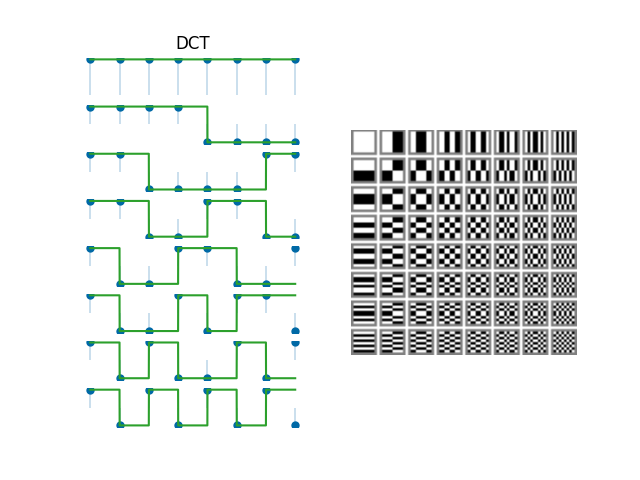

The Python source for this figure:
import numpy as np
import matplotlib.pyplot as plt
from scipy.linalg import hadamard
from scipy.interpolate import interp1d

from libDIP.basisImage4e import basisImage4e

# Parameters
N = 8
P = 1
position = 1
plots = 2
Te = 1e-3
t = np.arange(1, N + Te, Te)

# Walsh Hadamard Matrix (sequency ordered, like MATLAB whtmtx)
HAD = hadamard(N)
HadIdx = np.arange(N)
M = int(np.log2(N)) + 1
binHadIdx = np.array([list(np.binary_repr(i, width=M)) for i in HadIdx], dtype=int)
binHadIdx = np.fliplr(binHadIdx)
binSeqIdx = np.zeros((N, M - 1), dtype=int)
for k in range(M - 1, 0, -1):
    binSeqIdx[:, k - 1] = np.bitwise_xor(binHadIdx[:, k], binHadIdx[:, k - 1])
SeqIdx = binSeqIdx.dot(2 ** np.arange(M - 2, -1, -1))
WHT = HAD[SeqIdx, :]

S_COMPOSITE, S_DISPLAY = basisImage4e('WHT', N, P)

# Display
plt.figure()
plt.subplot(1, 2, 1)
for i in range(N):
    ax = plt.subplot(N, plots, (plots * (i + 1)) - (plots - position))
    markerline, stemlines, baseline = ax.stem(
        np.arange(1, N + 1),
        WHT[i, :],
        markerfmt='o',
        basefmt=' '
    )
    markerline.set_markeredgecolor('none')
    markerline.set_markerfacecolor((0, 105/255, 166/255))
    markerline.set_markersize(2.25 * 4 / 1.5)
    stemlines.set_linewidth(0.5 * 0.5 / 0.75)

    Temp = interp1d(np.arange(1, N + 1), WHT[i, :], kind='previous', bounds_error=False, fill_value=(WHT[i, 0], WHT[i, -1]))(t)
    ax.plot(t, Temp)

    ax.set_frame_on(False)
    ax.axis('off')
    ax.set_xticklabels([])
    ax.set_yticklabels([])
    if i == 0:
        ax.set_title('DCT')

plt.subplot(1, 2, 2)
plt.imshow(S_DISPLAY, cmap='gray', vmin=S_DISPLAY.min(), vmax=S_DISPLAY.max())
plt.axis('off')

# Print to file
plt.savefig('Figure616.png')
plt.show()
